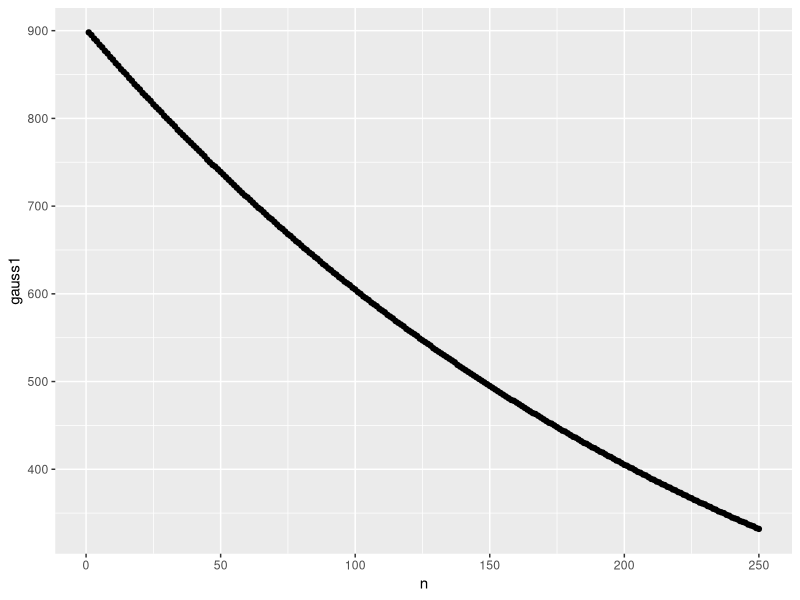
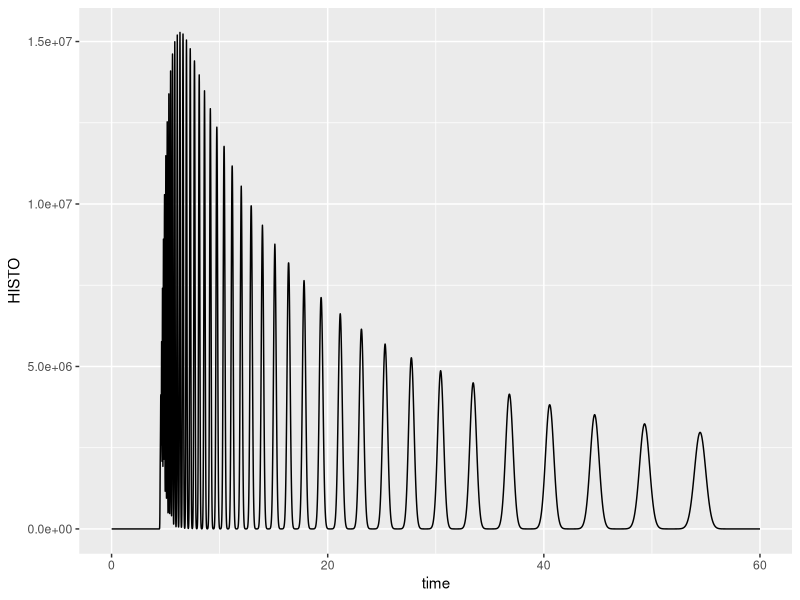

Source code (R) for these figures, in order:
## ---- chunk 1
library(ggplot2)
library(tidyr)
library(dplyr)
## ---- chunk 2
MNIT <- 30000
PDIT <- 2.0
MWIT <- PDIT * MNIT

DM1 <- 120 #PPE monomer weight
channels1 <- 250 #number of channels for the MW distribution

N1 <- 1e6

t <- 0
chrommax <- 60 #minutes
chrominc <- 0.01 #chromatogram consists of chrommax / chrominc channels

EQS <- 0.0

#Radius of gyration R = beta * alpha in nm
a <- 0.5
b <- 0.03388

D <- 25 #pore size in nm

lambda <- -11
qa <- 0.05
qb <- 0.05

dx1 <- 0.01 #precision of the roots
maxm <- 10 #how many roots are calculated

V0 <- 1.25
Vpore <- 0.4
Vint <- V0 - Vpore
f <- 0.3

t0 <- V0 / f
tpore <- Vpore / f
tint <- Vint / f

PC <- 10000 #platecount
## ---- chunk 3
gamma <- function(z) {
  p <- list()
  p[[1]] <- 1.000000000190
  p[[2]] <- 76.18009172947146
  p[[3]] <- 86.50532032941677
  p[[4]] <- 24.01409824083091
  p[[5]] <- 1.231739572450155
  p[[6]] <- 0.001208650973866179
  p[[7]] <- 0.000005395239384953
  
  sig <- 0
  for (n in 2:7) {
    sig = sig + p[[n]] / (z + n)
  }
  
  return (2.506628275 / z * (p[[1]] + sig) * (z+5.5)^(z+0.5) * exp(-(z+5.5)))
}
## ---- chunk 4
k1 <- 1 / (PDIT - 1)
beta1 <- k1 / (MWIT/PDIT)
z <- k1 + 1
g1 <- gamma(z)

gauss1 <- numeric()

for (i in 1:channels1) {
   M <- i * DM1
   gauss1 <- c(gauss1, beta1^(k1+1) * M^(k1-1) * exp(-beta1*M)/g1)
}
gauss1 <- round(N1 * MWIT / PDIT * gauss1 * DM1)
## ---- chunk 5
as_tibble(list(n = 1:channels1, gauss1 = gauss1)) |>
  ggplot(aes(x = n, y = gauss1)) +
  geom_point()
## ---- chunk 6
M0 <- 0
M1 <- 0
M2 <- 0
M3 <- 0
M4 <- 0
M5 <- 0

for (i in 1:channels1) {
  M0 <- M0 + gauss1[i]
  M1 <- M1 + i * gauss1[i]
  M2 <- M2 + i * i * gauss1[i]
  M3 <- M3 + i * i * i * gauss1[i]
  #M4 <- M4 + i * i * i * i + gauss1[i] #too big of a number
  #M5 <- M5 + i * i * i * i * i + gauss1[1]
}

SUMM1 <- M1

MN1 <- DM1 * M1 / M0
MW1 <- DM1 * M2 / M1
PD1 <- MW1 / MN1
## ---- chunk 7
get_alpha <- function(lambda, dx1, maxm) {
  #alpha <- numeric()
  alpha <- rep(0, maxm*2)
  w <- -1
  if (lambda < 0) {
    x1 <- -lambda
    y1 <- -lambda
    
    while (y1 >= x1) {
      x1 <- x1 + dx1
      v <- -lambda / x1
      
      y1 <- 0.5 * log((1+v)/(1-v)) #inverse hyperbolic tangent
    }
    alpha[1] <- x1
    w <- w + 2
  }
  w <- w + 2
  x1 <- 0
  y1 <- 0
  
  for (i in 1:maxm) {
    while (y1 >= x1) {
      x1 <- x1 + dx1
      y1 <- atan(lambda / x1) + (w - 1) * pi / 2
    }
    alpha[w] <- x1
    w <- w + 2
    x1 <- 0
    y1 <- 0
  }
  return(alpha)
}
## ---- chunk 8
# broaden_peak <- function(t, chrominc, PC, tpore, K, gauss1, j) {
#   M <- j * DM1
#   HISTO <- rep(0, chrommax/chrominc)
#   n <- round(t / chrominc)
#   
#   if ((PC > 0) & (t < chrommax)) {
#     sigma <- sqrt((0.01 * tpore) * (0.01 * tpore) + (tpore * K) * (tpore * K) / PC)
#     print(sigma)
#     broadening <- M * gauss1[j] / (sigma * sqrt(2 * pi))
#     print(broadening)
#     HISTO[n] <- HISTO[n] + broadening
#     chanind <- 0
#     print(paste0("First:", broadening)) 
#     
#     while (broadening > 1) {
#       chanind <- chanind + 1
#       zplus <- (n + chanind) * chrominc
#       broadening <- M * gauss1[j] * (exp(-0.5 * (zplus - t) * (zplus - t) / (sigma * sigma)) / (sigma * sqrt(2 * pi)))
# 
#       #if ((n+chanind < 1000) & (n-chanind > 0)) {
#       HISTO[round(n + chanind)] <- HISTO[round(n + chanind)] + broadening
#       HISTO[round(n - chanind)] <- HISTO[round(n - chanind)] + broadening
#       #}
#     print(paste("In loop", chanind, broadening))
#     #broadening <- 0
#     }
#   }
#   return(HISTO)
# }
## ---- chunk 9
results <- list()

#initialize chromatogram
HISTO <- rep(0, chrommax/chrominc)

for (j in 1:channels1) {
  K0 <- 0
  K1 <- 0
  K2 <- 0
  pa <- 0
  pb <- 0
  pab <- 0
  
  if ((gauss1[j] > 0) & (t < chrommax)) {
    M <- j * DM1
    R <- b * ((j + EQS) * DM1)^a
    g <- 2 * R / D
  
    alpha <- get_alpha(lambda, dx1, maxm)
    #index <- 1
    index <- -1
    
    if (lambda < 0) {
      K0 <- 2 * lambda * lambda * exp(alpha[1] * alpha[1] * g * g) / (-alpha[1] * alpha[1] * (lambda * (lambda + 1) - alpha[1] * alpha[1]))
      pa <- pa + 2 * lambda * exp(alpha[1] * alpha[1] * g *g) / (lambda * (lambda + 1) - alpha[1] * alpha[1])
      pb <- pb + 2 * lambda * exp(alpha[1] * alpha[1] * g *g) / (lambda * (lambda + 1) - alpha[1] * alpha[1])
      pab <- pab - 2 * alpha[1] * alpha[1] * exp(alpha[1] * alpha[1] * g * g) / (lambda * (lambda + 1) - alpha[1] * alpha[1])
      K1 <- K0 + qa * pa
      K2 <- K0 + qa * pa + qa * qb * pab
      
      index <- index + 2
    }
    
    index <- index + 2
    
    for (i in 1:maxm) {
      K0 <- K0 + 2 * lambda * lambda * exp(-alpha[index] * alpha[index] * g * g) / (alpha[index] * alpha[index] * (lambda * (lambda + 1) + alpha[index] * alpha[index]))
      pa <- pa + 2 * lambda * exp(-alpha[index] * alpha[index] * g *g) / (lambda * (lambda + 1) + alpha[index] * alpha[index])
      pb <- pb + 2 * lambda * exp(-alpha[index] * alpha[index] * g *g) / (lambda * (lambda + 1) + alpha[index] * alpha[index])
      pab <- pab + 2 * alpha[index] * alpha[index] * exp(-alpha[index] * alpha[index] * g * g) / (lambda * (lambda + 1) + alpha[1] * alpha[1])
      
      index <- index + 2
    }
    K1 <- K0 + qa * pa
    K2 <- K0 + qa * pa + qb * pb + qa * qb * pab
    KAPPROX <- exp(-lambda * g * g + lambda * lambda * g * g / 3) #k calculated for molecular weight M
    
    if (qa == 0 & qb == 0) K <- K0
    if (qa > 1 & qb == 0) K <- K1
    if (qa > 0 & qb > 0) K <- K2
    
    t <- tint + K * tpore
    
    results[[j]] <- list(n = j, M = M, R = R, g = g, t = t, Ve = t*f, K0 = K0, KAPPROX = KAPPROX, K1 = K1, K2 = K2)
    
    n <- round(t / chrominc)
    if ((PC > 0) & (t < chrommax)) {
      sigma <- sqrt((0.01 * tpore) * (0.01 * tpore) + (tpore * K) * (tpore * K) / PC)
      broadening <- M * gauss1[j] / (sigma * sqrt(2 * pi))
      HISTO[n] <- HISTO[n] + broadening
      chanind <- 0
      
      while (broadening > 0) {
        chanind <- chanind + 1
        zplus <- (n + chanind) * chrominc
        broadening <- M * gauss1[j] * (exp(-0.5 * (zplus - t) * (zplus - t) / (sigma * sigma)) / (sigma * sqrt(2 * pi)))
        #if (((n+chanind) < (chrommax/chrominc)) & ((n-chanind) > 0)) {
          HISTO[round(n + chanind)] <- HISTO[round(n + chanind)] + broadening
          HISTO[round(n - chanind)] <- HISTO[round(n - chanind)] + broadening
        #}
      }
    }
    if ((PC == 0) & (t < chrommax)) {
      HISTO[round(n)] <- HISTO[round(n)] + M * gauss1[j]
    }
  }
}
## ---- chunk 10
bind_rows(results) |> summary()
## ---- chunk 11
as_tibble(list(time = seq(chrominc, chrommax, chrominc), HISTO = HISTO[1:(chrommax/chrominc)])) |>
#as_tibble(list(time = 1:1000, HISTO = HISTO)) |>  
  ggplot(aes(x = time, y = HISTO)) +
    geom_line()
## ---- chunk 12
# get_K0 <- function(alpha, lambda, index = 1, imaginary = TRUE) {
#   KO <- 0
#   if (imaginary == TRUE) {
#     K0 <- 2 * lambda * lambda * exp(alpha[1] * alpha[1] * g * g) / (-alpha[1] * alpha[1] * (lambda * (lambda + 1) - alpha[1] * alpha[1]))
#   } else {
#     K0 <- K0 + 2 * lambda * lambda * exp(-alpha[index] * alpha[index] * g * g) / (alpha[index] * alpha[index] * (lambda * (lambda + 1) + alpha[index] * alpha[index]))
#   }
#   return(K0)
# }
## ---- chunk 13
# x <- seq(0.1, 10, 0.1)
# y <- x * tan(x) + 11
# 
# plot(x, y)
